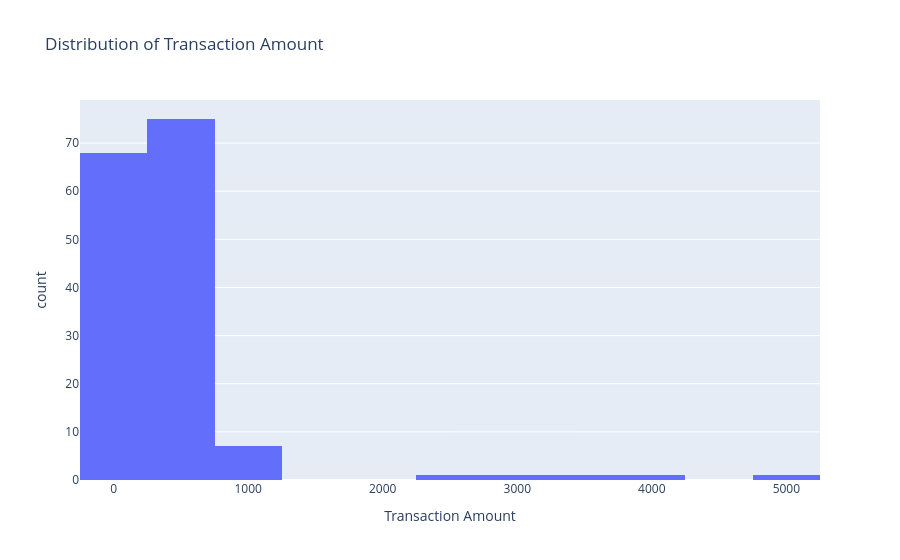

Source (notebook cell):
### Code cell
fig = px.histogram(fraud, x='amount', nbins=20,
                   title = "Distribution of Transaction Amount",
                   labels={'amount': 'Transaction Amount'})
fig.show()

### Figure 1 — Plotly figure (JSON) as saved in the notebook; plotly's stock layout.template omitted (floating-point values rounded to 4 significant figures; data arrays with more than 128 entries replaced by an {"elided": "..."} marker saying what was removed)
{"data": [{"bingroup": "x", "hovertemplate": "Transaction Amount=%{x}<br>count=%{y}<extra></extra>", "legendgroup": "", "marker": {"color": "#636efa", "pattern": {"shape": ""}}, "name": "", "nbinsx": 20, "orientation": "v", "showlegend": false, "type": "histogram", "x": {"elided": "155 float values"}, "xaxis": "x", "yaxis": "y"}], "layout": {"barmode": "relative", "legend": {"tracegroupgap": 0}, "title": {"text": "Distribution of Transaction Amount"}, "xaxis": {"anchor": "y", "domain": [0, 1], "title": {"text": "Transaction Amount"}}, "yaxis": {"anchor": "x", "domain": [0, 1], "title": {"text": "count"}}}}
